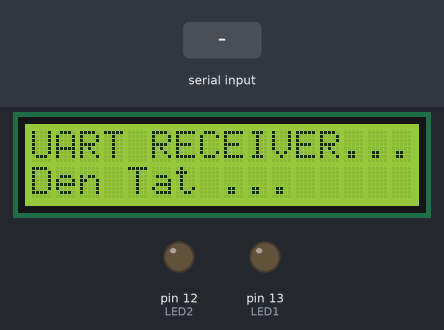
Bench run of a sketch on a simulated Arduino Uno, built with avr-gcc and run on an emulated ATmega328P. On the bench: 16×2 character LCD, output pins drawn as LEDs (lit = HIGH). Inputs (shaded band) come from the test bench.

Above: at 2.2 s.
2.3 s: "1" received over Serial
At 3.1 s:
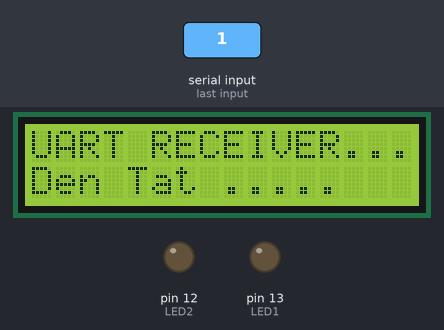
3.8 s: "2" received over Serial
At 5.0 s:
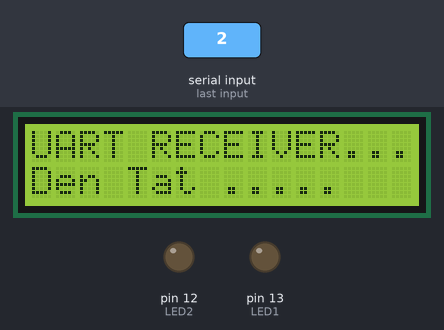
Timing chart, 0 to 6.8 s (numbered marks = the images above; inputs shaded):
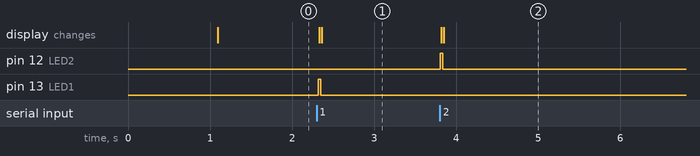

Measured:
- after the input at 2.3 s, pin 13 (LED1): LOW → HIGH at once, → LOW 0.03 s later; the display: first changes at once (image 1 shows a later state)
- after the input at 3.8 s, pin 12 (LED2): LOW → HIGH at once, → LOW 0.03 s later; the display: first changes at once (image 2 shows a later state)

The sketch:

2_receiver_LCD.ino
```cpp
int LED1 = 13;
int LED2 = 12;
char message;

//Sender Arduino Board Code (Slave)
#include <Wire.h>
#include <LiquidCrystal_I2C.h>
LiquidCrystal_I2C lcd(0x20, 16, 2);

void setup()
{
  Serial.begin(9600); // communication

  // LCD
  lcd.init();
  lcd.backlight();
  lcd.setCursor(0, 0);
  lcd.print("UART RECEIVER...");
  delay(1000);

  pinMode(LED1, OUTPUT);
  pinMode(LED2, OUTPUT);

}

void loop()
{
  if (Serial.available())
  {
    message = Serial.read();
    if (message == '1')
    {
      digitalWrite(LED1, 1);
      lcd.setCursor(0, 1); lcd.print("Den 1 bat ...");
    }
    else if (message == '2')
    {
      digitalWrite(LED2, 1);
      lcd.setCursor(0, 1); lcd.print("Den 2 bat ...");
    }
  }
  else
  {
    digitalWrite(LED1, 0);
    digitalWrite(LED2, 0);
    lcd.setCursor(0, 1); lcd.print("Den Tat ...");
  }

  delay(20);
}
```
